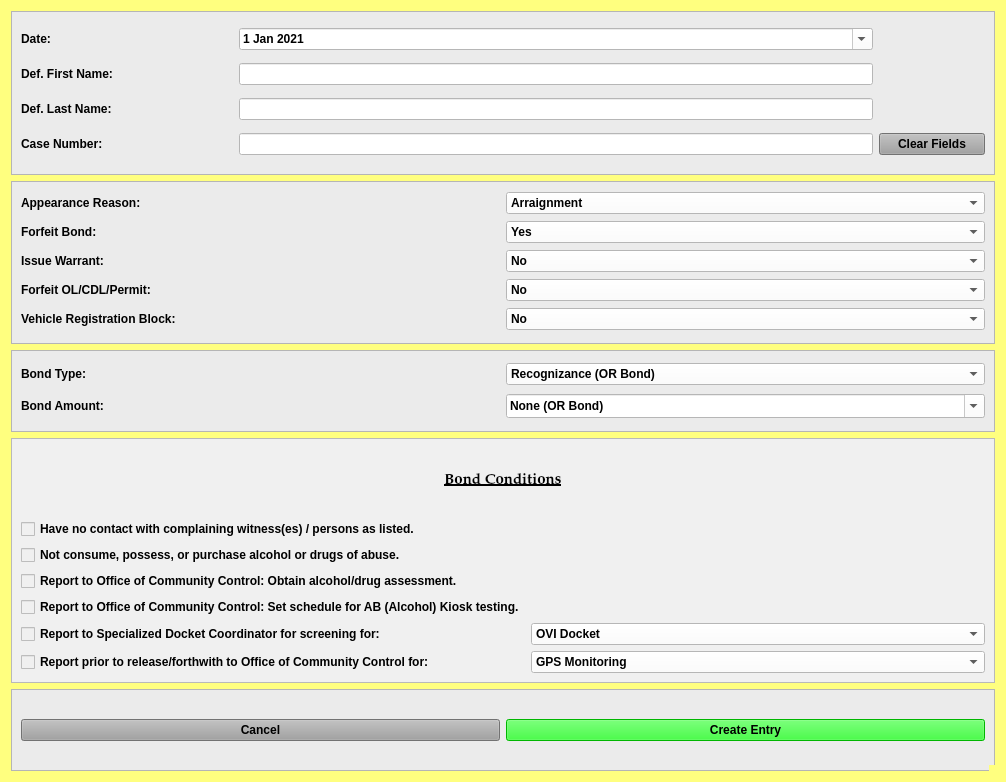
<?xml version="1.0" encoding="UTF-8"?>
<ui version="4.0">
 <class>FTABondDialog</class>
 <widget class="QDialog" name="FTABondDialog">
  <property name="windowModality">
   <enum>Qt::NonModal</enum>
  </property>
  <property name="enabled">
   <bool>true</bool>
  </property>
  <property name="geometry">
   <rect>
    <x>0</x>
    <y>0</y>
    <width>1006</width>
    <height>782</height>
   </rect>
  </property>
  <property name="sizePolicy">
   <sizepolicy hsizetype="Fixed" vsizetype="Preferred">
    <horstretch>0</horstretch>
    <verstretch>0</verstretch>
   </sizepolicy>
  </property>
  <property name="minimumSize">
   <size>
    <width>0</width>
    <height>0</height>
   </size>
  </property>
  <property name="maximumSize">
   <size>
    <width>2500</width>
    <height>3500</height>
   </size>
  </property>
  <property name="palette">
   <palette>
    <active>
     <colorrole role="Button">
      <brush brushstyle="SolidPattern">
       <color alpha="255">
        <red>255</red>
        <green>255</green>
        <blue>127</blue>
       </color>
      </brush>
     </colorrole>
     <colorrole role="Base">
      <brush brushstyle="SolidPattern">
       <color alpha="255">
        <red>255</red>
        <green>255</green>
        <blue>127</blue>
       </color>
      </brush>
     </colorrole>
     <colorrole role="Window">
      <brush brushstyle="SolidPattern">
       <color alpha="255">
        <red>255</red>
        <green>255</green>
        <blue>127</blue>
       </color>
      </brush>
     </colorrole>
    </active>
    <inactive>
     <colorrole role="Button">
      <brush brushstyle="SolidPattern">
       <color alpha="255">
        <red>255</red>
        <green>255</green>
        <blue>127</blue>
       </color>
      </brush>
     </colorrole>
     <colorrole role="Base">
      <brush brushstyle="SolidPattern">
       <color alpha="255">
        <red>255</red>
        <green>255</green>
        <blue>127</blue>
       </color>
      </brush>
     </colorrole>
     <colorrole role="Window">
      <brush brushstyle="SolidPattern">
       <color alpha="255">
        <red>255</red>
        <green>255</green>
        <blue>127</blue>
       </color>
      </brush>
     </colorrole>
    </inactive>
    <disabled>
     <colorrole role="Button">
      <brush brushstyle="SolidPattern">
       <color alpha="255">
        <red>255</red>
        <green>255</green>
        <blue>127</blue>
       </color>
      </brush>
     </colorrole>
     <colorrole role="Base">
      <brush brushstyle="SolidPattern">
       <color alpha="255">
        <red>255</red>
        <green>255</green>
        <blue>127</blue>
       </color>
      </brush>
     </colorrole>
     <colorrole role="Window">
      <brush brushstyle="SolidPattern">
       <color alpha="255">
        <red>255</red>
        <green>255</green>
        <blue>127</blue>
       </color>
      </brush>
     </colorrole>
    </disabled>
   </palette>
  </property>
  <property name="font">
   <font>
    <family>Palatino Linotype</family>
    <pointsize>11</pointsize>
    <weight>75</weight>
    <italic>false</italic>
    <bold>true</bold>
   </font>
  </property>
  <property name="windowTitle">
   <string>FTA Bond Case Information</string>
  </property>
  <property name="toolTip">
   <string/>
  </property>
  <property name="styleSheet">
   <string notr="true">background-color: rgb(255, 255, 127);
font: 75 11pt &quot;Palatino Linotype&quot;;
font-weight: bold;</string>
  </property>
  <property name="sizeGripEnabled">
   <bool>true</bool>
  </property>
  <property name="modal">
   <bool>true</bool>
  </property>
  <layout class="QVBoxLayout" name="verticalLayout" stretch="2,2,1,3,1">
   <item>
    <widget class="QFrame" name="frame">
     <property name="styleSheet">
      <string notr="true">background-color: rgb(235, 235, 235);</string>
     </property>
     <property name="frameShape">
      <enum>QFrame::StyledPanel</enum>
     </property>
     <property name="frameShadow">
      <enum>QFrame::Raised</enum>
     </property>
     <layout class="QGridLayout" name="gridLayout_2" columnstretch="2,6,1">
      <item row="0" column="0">
       <widget class="QLabel" name="label_26">
        <property name="text">
         <string>Date:</string>
        </property>
       </widget>
      </item>
      <item row="0" column="1">
       <widget class="QDateEdit" name="plea_trial_date">
        <property name="focusPolicy">
         <enum>Qt::NoFocus</enum>
        </property>
        <property name="styleSheet">
         <string notr="true">background-color: rgb(255, 255, 255);</string>
        </property>
        <property name="minimumDate">
         <date>
          <year>2021</year>
          <month>1</month>
          <day>1</day>
         </date>
        </property>
        <property name="calendarPopup">
         <bool>true</bool>
        </property>
        <property name="date">
         <date>
          <year>2021</year>
          <month>1</month>
          <day>1</day>
         </date>
        </property>
       </widget>
      </item>
      <item row="1" column="0">
       <widget class="QLabel" name="label">
        <property name="text">
         <string>Def. First Name:</string>
        </property>
       </widget>
      </item>
      <item row="1" column="1">
       <widget class="QLineEdit" name="defendant_first_name_lineEdit">
        <property name="maximumSize">
         <size>
          <width>5000</width>
          <height>16777215</height>
         </size>
        </property>
        <property name="styleSheet">
         <string notr="true">background-color: rgb(255, 255, 255);</string>
        </property>
       </widget>
      </item>
      <item row="2" column="0">
       <widget class="QLabel" name="label_2">
        <property name="text">
         <string>Def. Last Name:</string>
        </property>
       </widget>
      </item>
      <item row="2" column="1">
       <widget class="QLineEdit" name="defendant_last_name_lineEdit">
        <property name="enabled">
         <bool>true</bool>
        </property>
        <property name="styleSheet">
         <string notr="true">background-color: rgb(255, 255, 255);</string>
        </property>
       </widget>
      </item>
      <item row="3" column="0">
       <widget class="QLabel" name="label_3">
        <property name="text">
         <string>Case Number:</string>
        </property>
       </widget>
      </item>
      <item row="3" column="1">
       <widget class="QLineEdit" name="case_number_lineEdit">
        <property name="maximumSize">
         <size>
          <width>5000</width>
          <height>16777215</height>
         </size>
        </property>
        <property name="styleSheet">
         <string notr="true">background-color: rgb(255, 255, 255);</string>
        </property>
       </widget>
      </item>
      <item row="3" column="2">
       <widget class="QPushButton" name="clear_fields_case_Button">
        <property name="focusPolicy">
         <enum>Qt::NoFocus</enum>
        </property>
        <property name="styleSheet">
         <string notr="true">background-color: rgb(160, 160, 160);</string>
        </property>
        <property name="text">
         <string>Clear Fields</string>
        </property>
       </widget>
      </item>
     </layout>
    </widget>
   </item>
   <item>
    <widget class="QFrame" name="frame_2">
     <property name="styleSheet">
      <string notr="true">background-color: rgb(235, 235, 235);</string>
     </property>
     <property name="frameShape">
      <enum>QFrame::StyledPanel</enum>
     </property>
     <property name="frameShadow">
      <enum>QFrame::Raised</enum>
     </property>
     <layout class="QGridLayout" name="gridLayout_3">
      <item row="4" column="0">
       <widget class="QLabel" name="label_10">
        <property name="text">
         <string>Vehicle Registration Block:</string>
        </property>
       </widget>
      </item>
      <item row="4" column="1">
       <widget class="QComboBox" name="vehicle_registration_block_box">
        <property name="styleSheet">
         <string notr="true">background-color: rgb(255, 255, 255);</string>
        </property>
        <item>
         <property name="text">
          <string>No</string>
         </property>
        </item>
        <item>
         <property name="text">
          <string>Yes</string>
         </property>
        </item>
       </widget>
      </item>
      <item row="0" column="1">
       <widget class="QComboBox" name="appearance_reason_box">
        <property name="styleSheet">
         <string notr="true">background-color: rgb(255, 255, 255);</string>
        </property>
        <item>
         <property name="text">
          <string>Arraignment</string>
         </property>
        </item>
        <item>
         <property name="text">
          <string>Motion Hearing</string>
         </property>
        </item>
        <item>
         <property name="text">
          <string>Final Pre-trial</string>
         </property>
        </item>
        <item>
         <property name="text">
          <string>Trial</string>
         </property>
        </item>
       </widget>
      </item>
      <item row="3" column="1">
       <widget class="QComboBox" name="forfeit_license_box">
        <property name="styleSheet">
         <string notr="true">background-color: rgb(255, 255, 255);</string>
        </property>
        <item>
         <property name="text">
          <string>No</string>
         </property>
        </item>
        <item>
         <property name="text">
          <string>Yes</string>
         </property>
        </item>
       </widget>
      </item>
      <item row="2" column="0">
       <widget class="QLabel" name="label_5">
        <property name="text">
         <string>Issue Warrant:</string>
        </property>
       </widget>
      </item>
      <item row="2" column="1">
       <widget class="QComboBox" name="issue_warrant_box">
        <property name="styleSheet">
         <string notr="true">background-color: rgb(255, 255, 255);</string>
        </property>
        <item>
         <property name="text">
          <string>No</string>
         </property>
        </item>
        <item>
         <property name="text">
          <string>Yes</string>
         </property>
        </item>
       </widget>
      </item>
      <item row="0" column="0">
       <widget class="QLabel" name="label_4">
        <property name="text">
         <string>Appearance Reason:</string>
        </property>
       </widget>
      </item>
      <item row="3" column="0">
       <widget class="QLabel" name="label_6">
        <property name="text">
         <string>Forfeit OL/CDL/Permit:</string>
        </property>
       </widget>
      </item>
      <item row="1" column="0">
       <widget class="QLabel" name="label_11">
        <property name="text">
         <string>Forfeit Bond:</string>
        </property>
       </widget>
      </item>
      <item row="1" column="1">
       <widget class="QComboBox" name="forfeit_bond_box">
        <property name="styleSheet">
         <string notr="true">background-color: rgb(255, 255, 255);</string>
        </property>
        <item>
         <property name="text">
          <string>Yes</string>
         </property>
        </item>
        <item>
         <property name="text">
          <string>No</string>
         </property>
        </item>
       </widget>
      </item>
     </layout>
    </widget>
   </item>
   <item>
    <widget class="QFrame" name="frame_4">
     <property name="styleSheet">
      <string notr="true">background-color: rgb(235, 235, 235);</string>
     </property>
     <property name="frameShape">
      <enum>QFrame::StyledPanel</enum>
     </property>
     <property name="frameShadow">
      <enum>QFrame::Raised</enum>
     </property>
     <layout class="QGridLayout" name="gridLayout_4">
      <item row="1" column="0">
       <widget class="QLabel" name="label_9">
        <property name="text">
         <string>Bond Amount:</string>
        </property>
       </widget>
      </item>
      <item row="0" column="1">
       <widget class="QComboBox" name="bond_type_box">
        <property name="styleSheet">
         <string notr="true">background-color: rgb(255, 255, 255);</string>
        </property>
        <item>
         <property name="text">
          <string>Recognizance (OR Bond)</string>
         </property>
        </item>
        <item>
         <property name="text">
          <string>10% Deposit, Cash or Surety</string>
         </property>
        </item>
        <item>
         <property name="text">
          <string>Cash or Surety</string>
         </property>
        </item>
       </widget>
      </item>
      <item row="0" column="0">
       <widget class="QLabel" name="label_8">
        <property name="text">
         <string>Bond Type:</string>
        </property>
       </widget>
      </item>
      <item row="1" column="1">
       <widget class="QComboBox" name="bond_amount_box">
        <property name="font">
         <font>
          <family>Palatino Linotype</family>
          <pointsize>11</pointsize>
          <weight>75</weight>
          <italic>false</italic>
          <bold>true</bold>
         </font>
        </property>
        <property name="styleSheet">
         <string notr="true">background-color: rgb(255, 255, 255);</string>
        </property>
        <property name="editable">
         <bool>true</bool>
        </property>
        <item>
         <property name="text">
          <string>None (OR Bond)</string>
         </property>
        </item>
        <item>
         <property name="text">
          <string>$1,500</string>
         </property>
        </item>
        <item>
         <property name="text">
          <string>$2,000</string>
         </property>
        </item>
        <item>
         <property name="text">
          <string>$2,500</string>
         </property>
        </item>
        <item>
         <property name="text">
          <string>$3,000</string>
         </property>
        </item>
        <item>
         <property name="text">
          <string>$3,500</string>
         </property>
        </item>
        <item>
         <property name="text">
          <string>$5,000</string>
         </property>
        </item>
        <item>
         <property name="text">
          <string>$10,000</string>
         </property>
        </item>
       </widget>
      </item>
     </layout>
    </widget>
   </item>
   <item>
    <widget class="QFrame" name="frame_5">
     <property name="styleSheet">
      <string notr="true">background-color: rgb(240, 240, 240);</string>
     </property>
     <property name="frameShape">
      <enum>QFrame::StyledPanel</enum>
     </property>
     <property name="frameShadow">
      <enum>QFrame::Raised</enum>
     </property>
     <layout class="QGridLayout" name="gridLayout_5">
      <item row="1" column="0">
       <widget class="QCheckBox" name="no_contact_checkBox">
        <property name="text">
         <string>Have no contact with complaining witness(es) / persons as listed.</string>
        </property>
       </widget>
      </item>
      <item row="0" column="0" colspan="2">
       <widget class="QLabel" name="label_7">
        <property name="font">
         <font>
          <family>Palatino Linotype</family>
          <pointsize>11</pointsize>
          <weight>75</weight>
          <italic>false</italic>
          <bold>true</bold>
          <underline>true</underline>
         </font>
        </property>
        <property name="text">
         <string>Bond Conditions</string>
        </property>
        <property name="alignment">
         <set>Qt::AlignCenter</set>
        </property>
       </widget>
      </item>
      <item row="7" column="0">
       <widget class="QCheckBox" name="monitoring_checkBox">
        <property name="text">
         <string>Report prior to release/forthwith to Office of Community Control for:</string>
        </property>
       </widget>
      </item>
      <item row="5" column="0">
       <widget class="QCheckBox" name="specialized_docket_checkBox">
        <property name="text">
         <string>Report to Specialized Docket Coordinator for screening for:</string>
        </property>
       </widget>
      </item>
      <item row="7" column="1">
       <widget class="QComboBox" name="monitoring_type_box">
        <property name="enabled">
         <bool>true</bool>
        </property>
        <property name="styleSheet">
         <string notr="true">background-color: rgb(255, 255, 255);</string>
        </property>
        <item>
         <property name="text">
          <string>GPS Monitoring</string>
         </property>
        </item>
        <item>
         <property name="text">
          <string>SCRAM Monitoring</string>
         </property>
        </item>
        <item>
         <property name="text">
          <string>Smart Start Monitoring</string>
         </property>
        </item>
       </widget>
      </item>
      <item row="5" column="1">
       <widget class="QComboBox" name="specialized_docket_type_box">
        <property name="enabled">
         <bool>true</bool>
        </property>
        <property name="styleSheet">
         <string notr="true">background-color: rgb(255, 255, 255);</string>
        </property>
        <item>
         <property name="text">
          <string>OVI Docket</string>
         </property>
        </item>
        <item>
         <property name="text">
          <string>Mission (Veteran's) Court</string>
         </property>
        </item>
        <item>
         <property name="text">
          <string>Mental Health Docket</string>
         </property>
        </item>
       </widget>
      </item>
      <item row="4" column="0">
       <widget class="QCheckBox" name="alcohol_test_kiosk_checkBox">
        <property name="text">
         <string>Report to Office of Community Control: Set schedule for AB (Alcohol) Kiosk testing.</string>
        </property>
       </widget>
      </item>
      <item row="3" column="0">
       <widget class="QCheckBox" name="alcohol_drugs_assessment_checkBox">
        <property name="text">
         <string>Report to Office of Community Control: Obtain alcohol/drug assessment. </string>
        </property>
       </widget>
      </item>
      <item row="2" column="0">
       <widget class="QCheckBox" name="no_alcohol_drugs_checkBox">
        <property name="text">
         <string>Not consume, possess, or purchase alcohol or drugs of abuse.</string>
        </property>
       </widget>
      </item>
     </layout>
    </widget>
   </item>
   <item>
    <widget class="QFrame" name="frame_3">
     <property name="styleSheet">
      <string notr="true">background-color: rgb(235, 235, 235);</string>
     </property>
     <property name="frameShape">
      <enum>QFrame::StyledPanel</enum>
     </property>
     <property name="frameShadow">
      <enum>QFrame::Raised</enum>
     </property>
     <layout class="QGridLayout" name="gridLayout">
      <item row="0" column="1">
       <widget class="QPushButton" name="create_entry_Button">
        <property name="styleSheet">
         <string notr="true">background-color: rgb(0, 255, 0);</string>
        </property>
        <property name="text">
         <string>Create Entry</string>
        </property>
        <property name="autoDefault">
         <bool>false</bool>
        </property>
       </widget>
      </item>
      <item row="0" column="0">
       <widget class="QPushButton" name="cancel_Button">
        <property name="focusPolicy">
         <enum>Qt::NoFocus</enum>
        </property>
        <property name="styleSheet">
         <string notr="true">background-color: rgb(160, 160, 160);</string>
        </property>
        <property name="text">
         <string>Cancel</string>
        </property>
       </widget>
      </item>
     </layout>
    </widget>
   </item>
  </layout>
 </widget>
 <tabstops>
  <tabstop>defendant_first_name_lineEdit</tabstop>
  <tabstop>defendant_last_name_lineEdit</tabstop>
  <tabstop>case_number_lineEdit</tabstop>
  <tabstop>appearance_reason_box</tabstop>
  <tabstop>forfeit_bond_box</tabstop>
  <tabstop>issue_warrant_box</tabstop>
  <tabstop>forfeit_license_box</tabstop>
  <tabstop>vehicle_registration_block_box</tabstop>
  <tabstop>bond_type_box</tabstop>
  <tabstop>bond_amount_box</tabstop>
  <tabstop>no_contact_checkBox</tabstop>
  <tabstop>no_alcohol_drugs_checkBox</tabstop>
  <tabstop>alcohol_drugs_assessment_checkBox</tabstop>
  <tabstop>alcohol_test_kiosk_checkBox</tabstop>
  <tabstop>specialized_docket_checkBox</tabstop>
  <tabstop>specialized_docket_type_box</tabstop>
  <tabstop>monitoring_checkBox</tabstop>
  <tabstop>monitoring_type_box</tabstop>
  <tabstop>create_entry_Button</tabstop>
 </tabstops>
 <resources/>
 <connections/>
 <slots>
  <slot>create_entry()</slot>
  <slot>continue_dialog()</slot>
  <slot>close_window()</slot>
  <slot>set_dialog()</slot>
  <slot>update_case_information()</slot>
  <slot>ovi_dialog()</slot>
  <slot>sentencing_dialog()</slot>
  <slot>proceed_to_sentencing()</slot>
  <slot>proceed_to_ovi()</slot>
  <slot>add_charge()</slot>
  <slot>set_statute()</slot>
  <slot>set_pay_date()</slot>
  <slot>amend_offense()</slot>
  <slot>set_offense()</slot>
  <slot>add_charge_to_view()</slot>
  <slot>delete_charge()</slot>
  <slot>delete_charge_from_view()</slot>
  <slot>close_event()</slot>
  <slot>set_fra_in_file()</slot>
  <slot>set_fra_in_court()</slot>
  <slot>start_add_conditions_dialog()</slot>
  <slot>start_amend_offense_dialog()</slot>
 </slots>
</ui>
